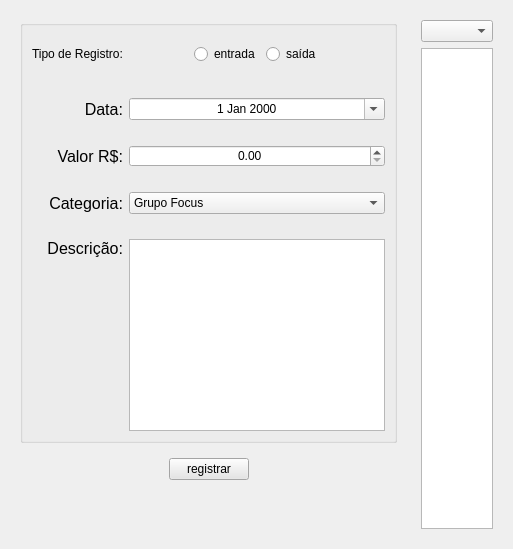
                     <widget class="QWidget" name="tab_registros_4">
                      <attribute name="title">
                       <string>Registros</string>
                      </attribute>
                      <layout class="QGridLayout" name="gridLayout_11">
                       <item row="1" column="1">
                        <widget class="QWidget" name="widget_8" native="true">
                         <layout class="QVBoxLayout" name="verticalLayout_4">
                          <item>
                           <widget class="QComboBox" name="reg_mes_filtro"/>
                          </item>
                          <item>
                           <widget class="QTableWidget" name="reg_table">
                            <property name="sizeAdjustPolicy">
                             <enum>QAbstractScrollArea::AdjustToContentsOnFirstShow</enum>
                            </property>
                           </widget>
                          </item>
                         </layout>
                        </widget>
                       </item>
                       <item row="1" column="0">
                        <widget class="QWidget" name="widget_entradas" native="true">
                         <property name="maximumSize">
                          <size>
                           <width>530</width>
                           <height>16777215</height>
                          </size>
                         </property>
                         <layout class="QVBoxLayout" name="verticalLayout_8">
                          <item>
                           <widget class="QGroupBox" name="groupBox">
                            <property name="styleSheet">
                             <string notr="true"/>
                            </property>
                            <property name="title">
                             <string/>
                            </property>
                            <layout class="QGridLayout" name="gridLayout_8">
                             <property name="verticalSpacing">
                              <number>25</number>
                             </property>
                             <item row="3" column="0">
                              <widget class="QLabel" name="label_valor">
                               <property name="font">
                                <font>
                                 <family>Yu Gothic UI</family>
                                 <pointsize>12</pointsize>
                                </font>
                               </property>
                               <property name="text">
                                <string>Valor R$:</string>
                               </property>
                               <property name="alignment">
                                <set>Qt::AlignRight|Qt::AlignTrailing|Qt::AlignVCenter</set>
                               </property>
                              </widget>
                             </item>
                             <item row="2" column="0">
                              <widget class="QLabel" name="label_data">
                               <property name="font">
                                <font>
                                 <family>Yu Gothic UI</family>
                                 <pointsize>12</pointsize>
                                </font>
                               </property>
                               <property name="styleSheet">
                                <string notr="true"/>
                               </property>
                               <property name="text">
                                <string>Data:</string>
                               </property>
                               <property name="alignment">
                                <set>Qt::AlignRight|Qt::AlignTrailing|Qt::AlignVCenter</set>
                               </property>
                              </widget>
                             </item>
                             <item row="4" column="0">
                              <widget class="QLabel" name="label_categoria">
                               <property name="font">
                                <font>
                                 <family>Yu Gothic UI</family>
                                 <pointsize>12</pointsize>
                                </font>
                               </property>
                               <property name="text">
                                <string>Categoria:</string>
                               </property>
                               <property name="alignment">
                                <set>Qt::AlignRight|Qt::AlignTrailing|Qt::AlignVCenter</set>
                               </property>
                              </widget>
                             </item>
                             <item row="2" column="1">
                              <widget class="QDateEdit" name="reg_data">
                               <property name="styleSheet">
                                <string notr="true">QDateEdit:hover {
	background-color: #e5e5e5;
}</string>
                               </property>
                               <property name="alignment">
                                <set>Qt::AlignCenter</set>
                               </property>
                               <property name="calendarPopup">
                                <bool>true</bool>
                               </property>
                              </widget>
                             </item>
                             <item row="3" column="1">
                              <widget class="QDoubleSpinBox" name="reg_valor">
                               <property name="sizePolicy">
                                <sizepolicy hsizetype="Preferred" vsizetype="Preferred">
                                 <horstretch>0</horstretch>
                                 <verstretch>0</verstretch>
                                </sizepolicy>
                               </property>
                               <property name="styleSheet">
                                <string notr="true">QDoubleSpinBox:hover {
	background-color: #e5e5e5;
}</string>
                               </property>
                               <property name="alignment">
                                <set>Qt::AlignCenter</set>
                               </property>
                               <property name="decimals">
                                <number>2</number>
                               </property>
                               <property name="maximum">
                                <double>999999.989999999990687</double>
                               </property>
                              </widget>
                             </item>
                             <item row="4" column="1">
                              <widget class="QComboBox" name="reg_categoria">
                               <property name="sizePolicy">
                                <sizepolicy hsizetype="Preferred" vsizetype="Preferred">
                                 <horstretch>0</horstretch>
                                 <verstretch>0</verstretch>
                                </sizepolicy>
                               </property>
                               <property name="styleSheet">
                                <string notr="true"/>
                               </property>
                               <property name="sizeAdjustPolicy">
                                <enum>QComboBox::AdjustToContentsOnFirstShow</enum>
                               </property>
                               <item>
                                <property name="text">
                                 <string>Grupo Focus</string>
                                </property>
                               </item>
                               <item>
                                <property name="text">
                                 <string>Outros</string>
                                </property>
                               </item>
                              </widget>
                             </item>
                             <item row="5" column="0">
                              <widget class="QLabel" name="label_descricao">
                               <property name="font">
                                <font>
                                 <family>Yu Gothic UI</family>
                                 <pointsize>12</pointsize>
                                </font>
                               </property>
                               <property name="text">
                                <string>Descrição:</string>
                               </property>
                               <property name="alignment">
                                <set>Qt::AlignRight|Qt::AlignTop|Qt::AlignTrailing</set>
                               </property>
                              </widget>
                             </item>
                             <item row="5" column="1">
                              <widget class="QTextEdit" name="reg_descricao">
                               <property name="styleSheet">
                                <string notr="true"/>
                               </property>
                               <property name="html">
                                <string>&lt;!DOCTYPE HTML PUBLIC &quot;-//W3C//DTD HTML 4.0//EN&quot; &quot;http://www.w3.org/TR/REC-html40/strict.dtd&quot;&gt;
&lt;html&gt;&lt;head&gt;&lt;meta name=&quot;qrichtext&quot; content=&quot;1&quot; /&gt;&lt;style type=&quot;text/css&quot;&gt;
p, li { white-space: pre-wrap; }
&lt;/style&gt;&lt;/head&gt;&lt;body style=&quot; font-family:'MS Shell Dlg 2'; font-size:8.25pt; font-weight:400; font-style:normal;&quot;&gt;
&lt;p style=&quot;-qt-paragraph-type:empty; margin-top:0px; margin-bottom:0px; margin-left:0px; margin-right:0px; -qt-block-indent:0; text-indent:0px;&quot;&gt;&lt;br /&gt;&lt;/p&gt;&lt;/body&gt;&lt;/html&gt;</string>
                               </property>
                              </widget>
                             </item>
                             <item row="0" column="1">
                              <widget class="QWidget" name="widget_7" native="true">
                               <layout class="QHBoxLayout" name="horizontalLayout">
                                <item>
                                 <spacer name="horizontalSpacer_5">
                                  <property name="orientation">
                                   <enum>Qt::Horizontal</enum>
                                  </property>
                                  <property name="sizeHint" stdset="0">
                                   <size>
                                    <width>40</width>
                                    <height>20</height>
                                   </size>
                                  </property>
                                 </spacer>
                                </item>
                                <item>
                                 <widget class="QRadioButton" name="reg_btn_entrada">
                                  <property name="text">
                                   <string>entrada</string>
                                  </property>
                                 </widget>
                                </item>
                                <item>
                                 <widget class="QRadioButton" name="reg_btn_saida">
                                  <property name="text">
                                   <string>saída</string>
                                  </property>
                                 </widget>
                                </item>
                                <item>
                                 <spacer name="horizontalSpacer_6">
                                  <property name="orientation">
                                   <enum>Qt::Horizontal</enum>
                                  </property>
                                  <property name="sizeHint" stdset="0">
                                   <size>
                                    <width>40</width>
                                    <height>20</height>
                                   </size>
                                  </property>
                                 </spacer>
                                </item>
                               </layout>
                              </widget>
                             </item>
                             <item row="0" column="0">
                              <widget class="QLabel" name="label_3">
                               <property name="text">
                                <string>Tipo de Registro:</string>
                               </property>
                              </widget>
                             </item>
                            </layout>
                           </widget>
                          </item>
                          <item>
                           <widget class="QWidget" name="btn" native="true">
                            <layout class="QHBoxLayout" name="horizontalLayout_3">
                             <item>
                              <spacer name="horizontalSpacer_3">
                               <property name="orientation">
                                <enum>Qt::Horizontal</enum>
                               </property>
                               <property name="sizeHint" stdset="0">
                                <size>
                                 <width>40</width>
                                 <height>20</height>
                                </size>
                               </property>
                              </spacer>
                             </item>
                             <item>
                              <widget class="QPushButton" name="btn_registrar">
                               <property name="styleSheet">
                                <string notr="true">QPushButton {
	background-color: rgb(229, 229, 229);
}

QPushButton:hover {
	background-color: rgb(203, 203, 203);
}
</string>
                               </property>
                               <property name="text">
                                <string>registrar</string>
                               </property>
                              </widget>
                             </item>
                             <item>
                              <spacer name="horizontalSpacer_4">
                               <property name="orientation">
                                <enum>Qt::Horizontal</enum>
                               </property>
                               <property name="sizeHint" stdset="0">
                                <size>
                                 <width>40</width>
                                 <height>20</height>
                                </size>
                               </property>
                              </spacer>
                             </item>
                            </layout>
                           </widget>
                          </item>
                          <item>
                           <spacer name="verticalSpacer_2">
                            <property name="orientation">
                             <enum>Qt::Vertical</enum>
                            </property>
                            <property name="sizeHint" stdset="0">
                             <size>
                              <width>20</width>
                              <height>40</height>
                             </size>
                            </property>
                           </spacer>
                          </item>
                         </layout>
                        </widget>
                       </item>
                      </layout>
                     </widget>
